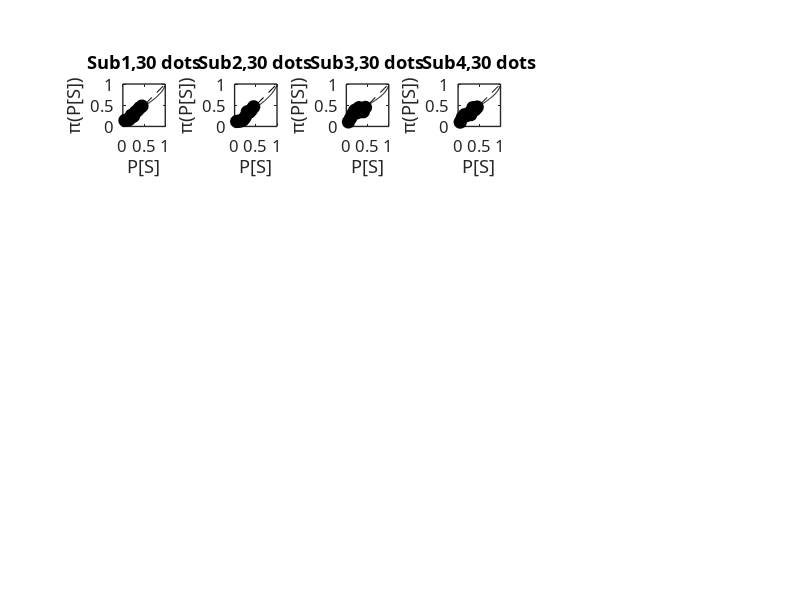

Write MATLAB code to recreate this figure. (Note: this script raises an error after producing the figure.)
clear all; close all;

load('dat_percep.mat');

xx = 0:0.01:1;
for condition = 1:2
    for subi = 1:17 % fit individual data
        if condition == 1
            % 30, symmetric
            X = MeanCorrectProb(subi,:,1) ; 
            Y = MeanEstProb(subi,:,2) ; % SU
            figure(1)
            conname = '30 dots';
        else
            % 5, symmetric
            X = MeanCorrectProb(subi,:,4)  ; 
            Y = MeanEstProb(subi,:,5) ; % SU
            figure(2)
            conname = '5 dots';
        end        
        
        Y(Y==0) = 0.00000001;
        
        % H0: linear log odds transformation with slope of 1
        N = length(X) ; K = 0;
        a = 1 ; b = 0 ;
        Y_hut = X.*a + b ;
        Residual_h0(subi,condition) = mean((Y-Y_hut).^2) ;
        nll_h0 = - length(X)/2 * (log(2*pi) + log(Residual_h0(subi,condition)) + 1) ;% bigger is good
        AICc_h0(subi,condition) = -2*(nll_h0) + 2*K + 2*(K*(K+1))/(N-K-1) ; % smaller is good
        y_h0 = xx.*a + b ;

        % H1: linear log odds transformation
        N = length(X) ; K = 2;
        logodds = @(p) log(p./(1-p));
        Lo_Pi_p = logodds(Y);
        Lo_p = logodds(X);
        
        fun = @(pm)  -sum(-log(pm(3)) - (Lo_Pi_p - (pm(1) * logodds(X) +(1-pm(1)) * logodds(pm(2)))).^2/(2*(pm(3).^2)));
        pm = fmincon(fun,[rand(1,3)],[],[],[],[],[0 0 0],[100 1 100]) ;                
        
        LoPip_hut = pm(1) * logodds(X) + (1-pm(1)) * logodds(pm(2));
        Y_hut = exp(LoPip_hut) ./ (1 + exp(LoPip_hut)) ; % inverse of log odds
        Gamma(subi,condition) = pm(1);
        CrossOver(subi,condition) = pm(2);
        Residual_h1(subi,condition) = mean((Y - Y_hut).^2) ;
        nll_h1 = - length(X)/2 * (log(2*pi) + log(Residual_h1(subi,condition)) + 1) ;% bigger is good
        AICc_h1(subi,condition) = -2*(nll_h1) + 2*K + 2*(K*(K+1))/(N-K-1) ; % smaller is good
        y_h1 = pm(1) * logodds(xx) + (1-pm(1)) * logodds(pm(2));
        y_h1 = exp(y_h1) ./ (1 + exp(y_h1)) ;
                
        % H2: P[S]_est = P[S]^gamma / (P[S]^gamma + 1-P[S]^gamma)^(1/gamma), Tversky & Kahneman 1992
        N = length(X) ; K = 1;
        fun = @(pm)  -sum(-log(pm(2)) - (Y - (X.^pm(1)./((X.^pm(1) + (1-X).^pm(1)).^(1/pm(1))))).^2/(2*(pm(2).^2)));
        pm = fmincon(fun, [rand(1,2)],[],[],[],[],[0 0],[100 100]);
        Gamma_kt(subi,condition) = pm(1);
        Y_hut = X.^pm(1)./((X.^pm(1) + (1-X).^pm(1)).^(1/pm(1)));
        Residual_h2(subi,condition) = mean((Y-Y_hut).^2);
        nll_h2 = - length(X)/2 * (log(2*pi) + log(Residual_h2(subi,condition)) + 1) ;
        AICc_h2(subi,condition) = -2*(nll_h2) + 2*K + 2*(K*(K+1))/(N-K-1) ;
        
        % H3: P[S]_est = exp(-(-ln(p)^gamma)),Prelec 1998
        N = length(X) ; K = 1;
        fun = @(pm)  -sum(-log(pm(2)) - (Y - (exp(-(-log(X)).^pm(1)))).^2/(2*(pm(2).^2)));
        pm = fmincon(fun, [rand(1,2)],[],[],[],[],[0 0],[100 100]);
        Gamma_pr(subi,condition) = pm(1);
        Y_hut = exp(-(-log(X)).^pm(1));
        Residual_h3(subi,condition) = mean((Y-Y_hut).^2) ;
        nll_h3 = - length(X)/2 * (log(2*pi) + log(Residual_h3(subi,condition)) + 1) ;
        AICc_h3(subi,condition) = -2*(nll_h3) + 2*K + 2*(K*(K+1))/(N-K-1) ;
        
        
        subplot(3,6,subi)
        plot(X,Y, 'ko', 'MarkerFaceColor','k','MarkerSize',9) ; hold on
        plot(0:0.1:1,0:0.1:1,'k--'); 
        plot(xx, y_h1, 'k-');
        axis('square');        
        xlim([0 1]); ylim([0 1]);
        xticks(0:0.5:1); yticks(0:0.5:1);
        xlabel('P[S]', 'FontName', 'Arial', 'FontSize', 10);
        ylabel('\pi(P[S])', 'FontName', 'Arial', 'FontSize', 10);
        title(strcat('Sub', num2str(subi),',',conname));
        set(gca, 'Fontname', 'Arial Regular', 'Fontsize', 12, 'linewidth', 1,'TickLength',[0.025 0]);
                
    end
end

deltaAicc2null_30d = AICc_h0(:,1) - [AICc_h0(:,1) AICc_h1(:,1)]; % negative means null is better
evidenceratio_30d = exp((deltaAicc2null_30d - deltaAicc2null_30d(1))/2) ;
% er of 0.33 means null is 3 times likely, er of 3 means null is 3 times less likely
deltaAicc2null_5d = AICc_h0(:,2) - [AICc_h0(:,2) AICc_h1(:,2)]; 
evidenceratio_5d = exp((deltaAicc2null_5d - deltaAicc2null_5d(1))/2) ;

meandeltaAicc2null_30d = mean(AICc_h0(:,1)) - [mean(AICc_h0(:,1)) mean(AICc_h1(:,1))]; 
meanevidenceratio_30d = exp((meandeltaAicc2null_30d - meandeltaAicc2null_30d(1))/2) ;
meandeltaAicc2null_5d = mean(AICc_h0(:,2)) - [mean(AICc_h0(:,2)) mean(AICc_h1(:,2))];
meanevidenceratio_5d = exp((meandeltaAicc2null_5d - meandeltaAicc2null_5d(1))/2) ;

result = [meandeltaAicc2null_30d([1:2])', meandeltaAicc2null_5d([1:2])', meanevidenceratio_30d([1:2])', meanevidenceratio_5d([1:2])'] 



